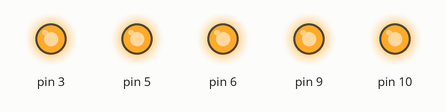
Recording of a sketch running on a simulated Arduino Uno, built with avr-gcc and run on an emulated ATmega328P. Shown: output pins drawn as LEDs (lit = HIGH).

Above: at 0.1 s.
Timing chart, 0 to 1.6 s (numbered marks = the images above):
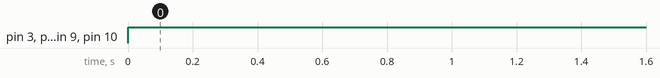

Measured:
- by itself, pin 3, pin 5, pin 6, pin 9, pin 10: LOW → HIGH at 0.00 s

The sketch:

display.ino
```cpp
int velocidade = 10;
void setup() {

  pinMode (3, OUTPUT);
  pinMode (5, OUTPUT);
  pinMode (6, OUTPUT);
  pinMode (9, OUTPUT);
  pinMode (10, OUTPUT);

}

void loop() {
  analogWrite(3, 255);
  analogWrite(5, 255);
  analogWrite(6, 255);
  analogWrite(9, 255);
  analogWrite(10, 255);

}
```
